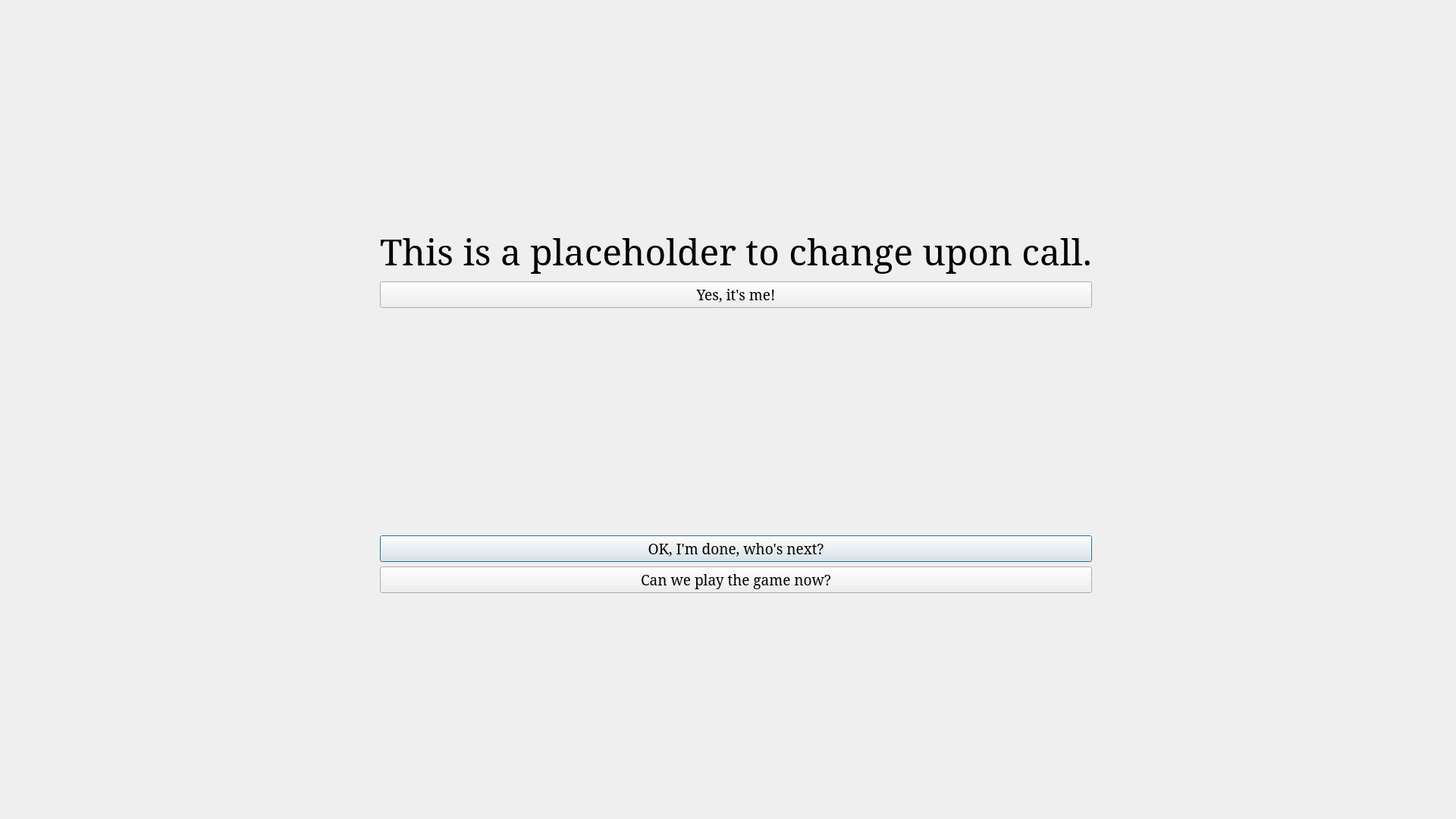
<?xml version="1.0" encoding="UTF-8"?>
<ui version="4.0">
 <class>watch_cards</class>
 <widget class="QDialog" name="watch_cards">
  <property name="geometry">
   <rect>
    <x>0</x>
    <y>0</y>
    <width>1920</width>
    <height>1080</height>
   </rect>
  </property>
  <property name="windowTitle">
   <string>Dialog</string>
  </property>
  <layout class="QGridLayout" name="gridLayout_2">
   <item row="0" column="0">
    <layout class="QGridLayout" name="gridLayout">
     <item row="4" column="2">
      <widget class="QPushButton" name="Nextplayer">
       <property name="font">
        <font>
         <family>Noto Serif</family>
         <pointsize>14</pointsize>
        </font>
       </property>
       <property name="text">
        <string>OK, I'm done, who's next?</string>
       </property>
      </widget>
     </item>
     <item row="2" column="3">
      <spacer name="horizontalSpacer">
       <property name="orientation">
        <enum>Qt::Horizontal</enum>
       </property>
       <property name="sizeHint" stdset="0">
        <size>
         <width>40</width>
         <height>20</height>
        </size>
       </property>
      </spacer>
     </item>
     <item row="2" column="0">
      <spacer name="horizontalSpacer_3">
       <property name="orientation">
        <enum>Qt::Horizontal</enum>
       </property>
       <property name="sizeHint" stdset="0">
        <size>
         <width>40</width>
         <height>20</height>
        </size>
       </property>
      </spacer>
     </item>
     <item row="0" column="2">
      <spacer name="verticalSpacer">
       <property name="orientation">
        <enum>Qt::Vertical</enum>
       </property>
       <property name="sizeHint" stdset="0">
        <size>
         <width>20</width>
         <height>40</height>
        </size>
       </property>
      </spacer>
     </item>
     <item row="2" column="2">
      <widget class="QPushButton" name="ConfirmPlayer">
       <property name="font">
        <font>
         <family>Noto Serif</family>
         <pointsize>14</pointsize>
        </font>
       </property>
       <property name="text">
        <string>Yes, it's me!</string>
       </property>
      </widget>
     </item>
     <item row="3" column="1">
      <spacer name="verticalSpacer_2">
       <property name="orientation">
        <enum>Qt::Vertical</enum>
       </property>
       <property name="sizeHint" stdset="0">
        <size>
         <width>20</width>
         <height>40</height>
        </size>
       </property>
      </spacer>
     </item>
     <item row="1" column="2">
      <widget class="QLabel" name="Placeholder">
       <property name="sizePolicy">
        <sizepolicy hsizetype="Preferred" vsizetype="Fixed">
         <horstretch>0</horstretch>
         <verstretch>0</verstretch>
        </sizepolicy>
       </property>
       <property name="font">
        <font>
         <family>Noto Serif</family>
         <pointsize>36</pointsize>
        </font>
       </property>
       <property name="text">
        <string>This is a placeholder to change upon call.</string>
       </property>
       <property name="alignment">
        <set>Qt::AlignCenter</set>
       </property>
      </widget>
     </item>
     <item row="3" column="2">
      <layout class="QHBoxLayout" name="horizontalLayout">
       <item>
        <widget class="QLabel" name="Card_role">
         <property name="text">
          <string>&lt;html&gt;&lt;head/&gt;&lt;body&gt;&lt;p&gt;&lt;img src=&quot;:/resources/Cards/Who.png&quot;  width=196/&gt;&lt;/p&gt;&lt;/body&gt;&lt;/html&gt;</string>
         </property>
        </widget>
       </item>
       <item>
        <widget class="QLabel" name="Card1">
         <property name="text">
          <string>&lt;html&gt;&lt;head/&gt;&lt;body&gt;&lt;p&gt;&lt;img src=&quot;:/resources/Cards/BackWire.png&quot; width=196/&gt;&lt;/p&gt;&lt;/body&gt;&lt;/html&gt;</string>
         </property>
         <property name="alignment">
          <set>Qt::AlignCenter</set>
         </property>
        </widget>
       </item>
       <item>
        <widget class="QLabel" name="Card2">
         <property name="text">
          <string>&lt;html&gt;&lt;head/&gt;&lt;body&gt;&lt;p&gt;&lt;img src=&quot;:/resources/Cards/BackWire.png&quot; width=196/&gt;&lt;/p&gt;&lt;/body&gt;&lt;/html&gt;</string>
         </property>
         <property name="alignment">
          <set>Qt::AlignCenter</set>
         </property>
        </widget>
       </item>
       <item>
        <widget class="QLabel" name="Card3">
         <property name="text">
          <string>&lt;html&gt;&lt;head/&gt;&lt;body&gt;&lt;p&gt;&lt;img src=&quot;:/resources/Cards/BackWire.png&quot; width=196/&gt;&lt;/p&gt;&lt;/body&gt;&lt;/html&gt;</string>
         </property>
         <property name="alignment">
          <set>Qt::AlignCenter</set>
         </property>
        </widget>
       </item>
       <item>
        <widget class="QLabel" name="Card4">
         <property name="text">
          <string>&lt;html&gt;&lt;head/&gt;&lt;body&gt;&lt;p&gt;&lt;img src=&quot;:/resources/Cards/BackWire.png&quot; width=196/&gt;&lt;/p&gt;&lt;/body&gt;&lt;/html&gt;</string>
         </property>
         <property name="alignment">
          <set>Qt::AlignCenter</set>
         </property>
        </widget>
       </item>
       <item>
        <widget class="QLabel" name="Card5">
         <property name="text">
          <string>&lt;html&gt;&lt;head/&gt;&lt;body&gt;&lt;p&gt;&lt;img src=&quot;:/resources/Cards/BackWire.png&quot; width=196/&gt;&lt;/p&gt;&lt;/body&gt;&lt;/html&gt;</string>
         </property>
         <property name="alignment">
          <set>Qt::AlignCenter</set>
         </property>
        </widget>
       </item>
      </layout>
     </item>
     <item row="5" column="2">
      <widget class="QPushButton" name="StartGame">
       <property name="font">
        <font>
         <family>Noto Serif</family>
         <pointsize>14</pointsize>
        </font>
       </property>
       <property name="text">
        <string>Can we play the game now?</string>
       </property>
      </widget>
     </item>
     <item row="6" column="2">
      <spacer name="verticalSpacer_3">
       <property name="orientation">
        <enum>Qt::Vertical</enum>
       </property>
       <property name="sizeHint" stdset="0">
        <size>
         <width>20</width>
         <height>40</height>
        </size>
       </property>
      </spacer>
     </item>
    </layout>
   </item>
  </layout>
 </widget>
 <resources/>
 <connections/>
</ui>
